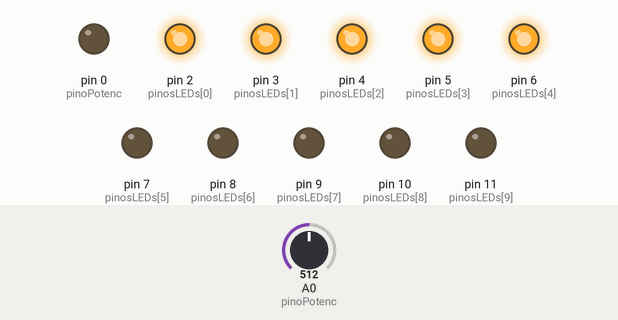
Bench run of a sketch on a simulated Arduino Uno, built with avr-gcc and run on an emulated ATmega328P. Shown: output pins drawn as LEDs (lit = HIGH). Inputs (shaded band) come from the test bench; at power-on: A0 (pinoPotenc) = 512.

Above: at 1.2 s.
1.3 s: A0 (pinoPotenc) set to 603
2.8 s: A0 (pinoPotenc) set to 623
At 3.8 s:
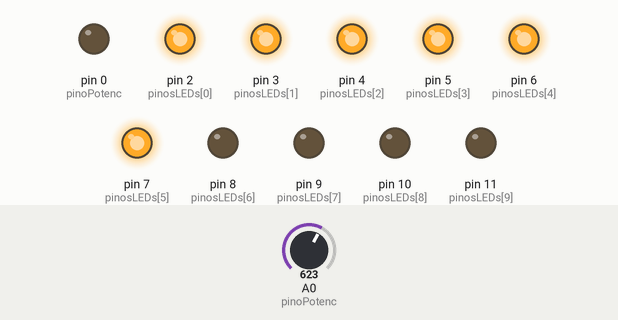
4.3 s: A0 (pinoPotenc) set to 511
At 4.9 s:
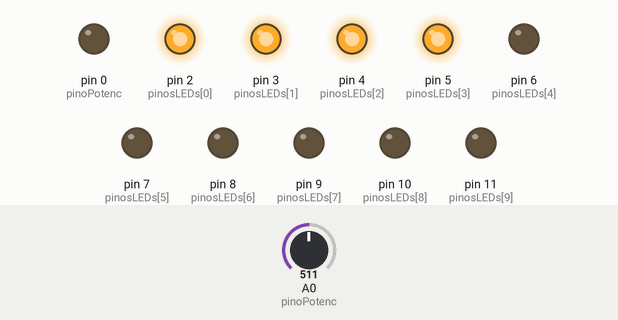
5.8 s: A0 (pinoPotenc) set to 423
7.3 s: A0 (pinoPotenc) set to 397
At 8.4 s:
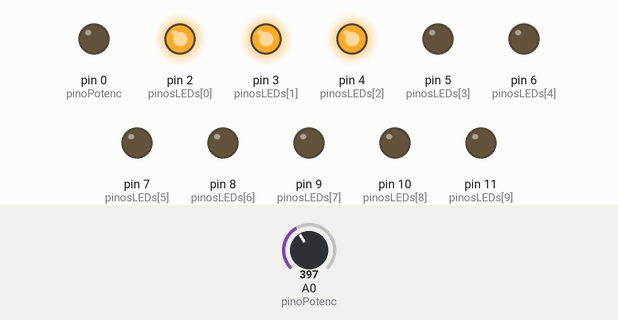
8.8 s: A0 (pinoPotenc) set to 716
At 9.6 s:
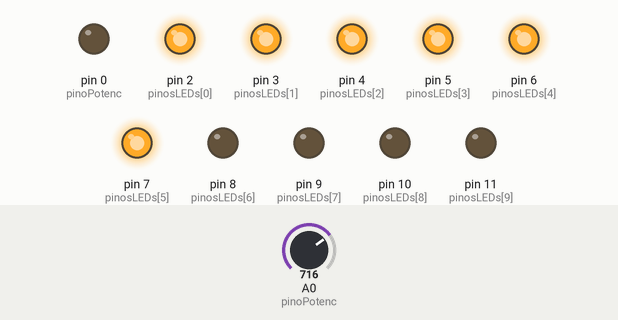
Timing chart, 0 to 11.3 s (numbered marks = the images above; inputs shaded):
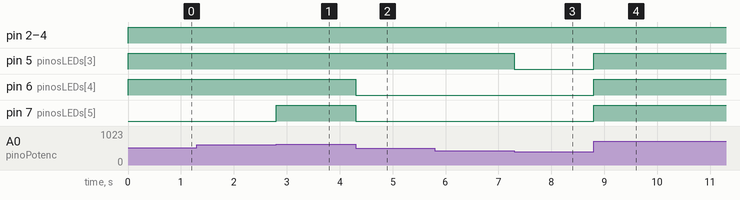

The sketch:

LED_Bargraph.ino
```cpp
const int qtdeLEDs = 10;
const int pinosLEDs[] = {2, 3, 4, 5, 6, 7, 8, 9, 10, 11};
const int pinoPotenc = 0;

int potenciometro = 0;
int bargraph = 0;

void setup() {
  for (int i = 0; i <= qtdeLEDs; i++) {
    pinMode(pinosLEDs[i], OUTPUT);
  }
}

void loop() {
  potenciometro = analogRead(pinoPotenc);
  bargraph = map(potenciometro, 0, 1023, 0, 10);
  for (int i = 0; i <= qtdeLEDs; i++) {
    if (i < bargraph) {
      digitalWrite(pinosLEDs[i], HIGH);
    }
    else {
      digitalWrite(pinosLEDs[i], LOW);
    }
  }
}
```

Measured:
- the behaviour switches between 613 and 614 on A0 (pinoPotenc) (found by bisection; images 0 and 1)
- the behaviour switches between 410 and 409 on A0 (pinoPotenc) (found by bisection; images 2 and 3)
- after the input at 1.3 s, every drawn part: stays the same
- after the input at 2.8 s, pin 7 (pinosLEDs[5]): LOW → HIGH at once
- after the input at 4.3 s, pin 6 (pinosLEDs[4]), pin 7 (pinosLEDs[5]): HIGH → LOW at once
- after the input at 5.8 s, every drawn part: stays the same
- after the input at 7.3 s, pin 5 (pinosLEDs[3]): HIGH → LOW at once
- after the input at 8.8 s, pin 5 (pinosLEDs[3]), pin 6 (pinosLEDs[4]), pin 7 (pinosLEDs[5]): LOW → HIGH at once
